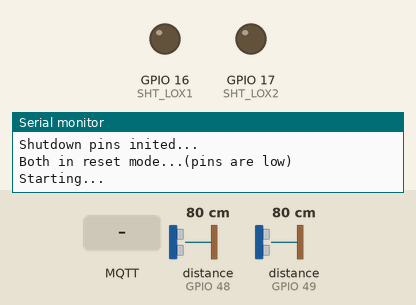
The sketch below on a simulated ESP32. Parts: output pins drawn as LEDs (lit = HIGH), the last lines printed to the serial monitor. The test bench sets the inputs (shaded band); at power-on: distance to the obstacle (sensors on GPIO 48, GPIO 49) 80 cm. WiFi joins after 1.5 s; servers stay silent unless stated; no MQTT or app messages arrive unless stated.

Above: at 0.01 s.
At 3.2 s:
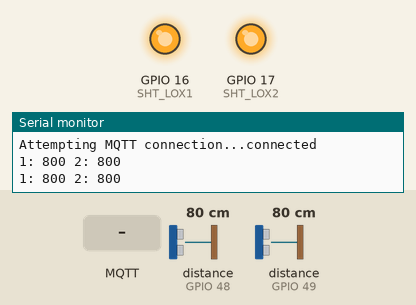
3.3 s: distance to the obstacle (sensor on GPIO 48) set to 2 cm
5.2 s: distance to the obstacle (sensor on GPIO 49) set to 2 cm
7.5 s: MQTT message "ricenone533" arrives on the first subscribed topic
9.7 s: MQTT message "1" arrives on the first subscribed topic
11.2 s: distance to the obstacle (sensor on GPIO 48) set to 18 cm
13.7 s: MQTT message "on" arrives on the first subscribed topic
Timing chart, 0 to 16.7 s (numbered marks = the images above; inputs shaded):
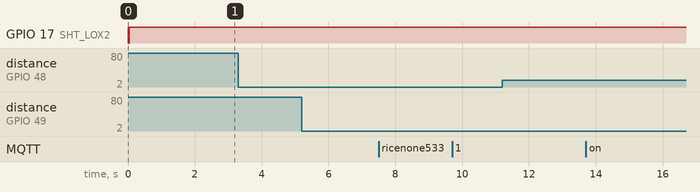

The sketch:

dualSensors_mqtt.ino
```cpp
#include <WiFi.h>
#include <PubSubClient.h>
#include "Adafruit_VL53L0X.h"

// Wi-Fi credentials
//const char* ssid = "Medialink_1B3A40";
//const char* password = "ricenone533";
const char* ssid = "Jarvis";
const char* password = "javinpinko";
// MQTT broker
//const char* mqttServer = "192.168.8.120"; //Pi IP
const char* mqttServer = "192.168.56.1";  //laptop IP
const int mqttPort = 1883;
const char* mqttTopic = "Shot Status";

// address we will assign if dual sensor is present
#define LOX1_ADDRESS 0x30
#define LOX2_ADDRESS 0x31

// set the pins to shutdown
#define SHT_LOX1 16
#define SHT_LOX2 17

// objects for the vl53l0x
Adafruit_VL53L0X lox1 = Adafruit_VL53L0X();
Adafruit_VL53L0X lox2 = Adafruit_VL53L0X();

// this holds the measurement
VL53L0X_RangingMeasurementData_t measure1;
VL53L0X_RangingMeasurementData_t measure2;

WiFiClient espClient;
PubSubClient client(espClient);

void setup_wifi() {
  Serial.begin(115200);
  WiFi.begin(ssid, password);
  while (WiFi.status() != WL_CONNECTED) {
    delay(1000);
    Serial.println("Connecting to WiFi...");
  }
  Serial.println("Connected to WiFi");
}

void callback(char* topic, byte* payload, unsigned int length) {
  Serial.print("Received message on topic: ");
  Serial.println(topic);
  Serial.print("Message: ");
  for (int i = 0; i < length; i++) {
    Serial.print((char)payload[i]);
  }
  Serial.println();
}

void reconnect() {
  while (!client.connected()) {
    Serial.print("Attempting MQTT connection...");
    if (client.connect("ESP32Client")) {
      Serial.println("connected");
      client.subscribe(mqttTopic);
    } else {
      Serial.print("failed, rc=");
      Serial.print(client.state());
      Serial.println(" retrying in 5 seconds...");
      delay(5000);
    }
  }
}

void setID() {
  // all reset
  digitalWrite(SHT_LOX1, LOW);
  digitalWrite(SHT_LOX2, LOW);
  delay(10);
  // all unreset
  digitalWrite(SHT_LOX1, HIGH);
  digitalWrite(SHT_LOX2, HIGH);
  delay(10);

  // activating LOX1 and resetting LOX2
  digitalWrite(SHT_LOX1, HIGH);
  digitalWrite(SHT_LOX2, LOW);

  // initing LOX1
  if (!lox1.begin(LOX1_ADDRESS)) {
    Serial.println(F("Failed to boot first VL53L0X"));
    while (1);
  }
  delay(10);

  // activating LOX2
  digitalWrite(SHT_LOX2, HIGH);
  delay(10);

  //initing LOX2
  if (!lox2.begin(LOX2_ADDRESS)) {
    Serial.println(F("Failed to boot second VL53L0X"));
    while (1);
  }
}

void read_dual_sensors() {
  lox1.rangingTest(&measure1, false);
  lox2.rangingTest(&measure2, false);
  //int correct_order[] = { 5, 5 };
  int correct_order[] = {0,0}; //0 can equal idle/untriggered

  //begin eval for order of sensors triggering
  Serial.print(F("1: "));
  if (measure1.RangeStatus != 4) {
    Serial.print(measure1.RangeMilliMeter);
    if (measure1.RangeMilliMeter < 120) {
      correct_order[0] = 1; //1 can equal triggered
    }
  } /*else {
    Serial.print(F("Out of range"));
  }*/
  delay(100);

  //Serial.print(F(" "));
  Serial.print(F(" 2: "));
  if (measure2.RangeStatus != 4) {
    Serial.print(measure2.RangeMilliMeter);
    if (measure2.RangeMilliMeter < 160) {
      correct_order[1] = 1;
    }
  } /*else {
    Serial.print(F("Out of range"));
  }*/

  //ADD LOGIC TO ACCOUNT FOR MISSES RN THERES ONLY LOGIC TO ACCOUNT FOR MAKES
  /* Could look like this for 1 scenerion of misses: Only bottom sensor triggered
    //Would have make several condition checks for other miss cases
    if (measure2.RangeMilliMeter < 100) { //in this case only the bottom sensor was triggered
      if(correct_order[0] == 5) //if the first sensor was never changed from 5 aka never triggered
      {
        correct_order[1] = 3; //so then you could check for combination of correct_order={5,3}
      }
      correct_order[1] = 2;
    }
  */
  Serial.println();
  //if (correct_order == {0,0}): means no triggers & no signal sent out

  //if(correct_order == {1,0}): means only first sensor was triggered: send out "Miss" signal
  if (correct_order[0] == 1 && correct_order[1] == 0) {
    Serial.println("Only Rim Triggered: Miss");

    // Publish MQTT message
    if (client.connected()) {
      client.publish(mqttTopic, "Only Rim Triggered: Miss");
      Serial.println("Message published to MQTT broker");
    }
  }

  //if(correct_order == {0,1}): means only 2nd sensor triggered: send out "Miss" signal
  if (correct_order[0] == 0 && correct_order[1] == 1) {
    Serial.println("Only Net Triggered: Miss");

    // Publish MQTT message
    if (client.connected()) {
      client.publish(mqttTopic, "Only Net Triggered: Miss");
      Serial.println("Message published to MQTT broker");
    }
  }

  //if(correct_order == {1,1}): means both triggered: send out "Make" signal
  if (correct_order[0] == 1 && correct_order[1] == 1) {
    Serial.println("Sensors Triggered in Correct Order");

    // Publish MQTT message
    if (client.connected()) {
      client.publish(mqttTopic, "Sensors Triggered in Correct Order");
      Serial.println("Message published to MQTT broker");
    }
  }
  correct_order[0] = 0;
  correct_order[1] = 0;

  delay(500);
}

void setup() {
  Serial.begin(115200);

  // Wait until serial port opens for native USB devices
  while (!Serial) { delay(1); }

  pinMode(SHT_LOX1, OUTPUT);
  pinMode(SHT_LOX2, OUTPUT);

  Serial.println(F("Shutdown pins inited..."));

  digitalWrite(SHT_LOX1, LOW);
  digitalWrite(SHT_LOX2, LOW);

  Serial.println(F("Both in reset mode...(pins are low)"));

  Serial.println(F("Starting..."));
  setID();

  setup_wifi();
  client.setServer(mqttServer, mqttPort);
  client.setCallback(callback);
}

void loop() {
  if (!client.connected()) {
    reconnect();
  }
  client.loop();

  read_dual_sensors();
  delay(100);
}
```
